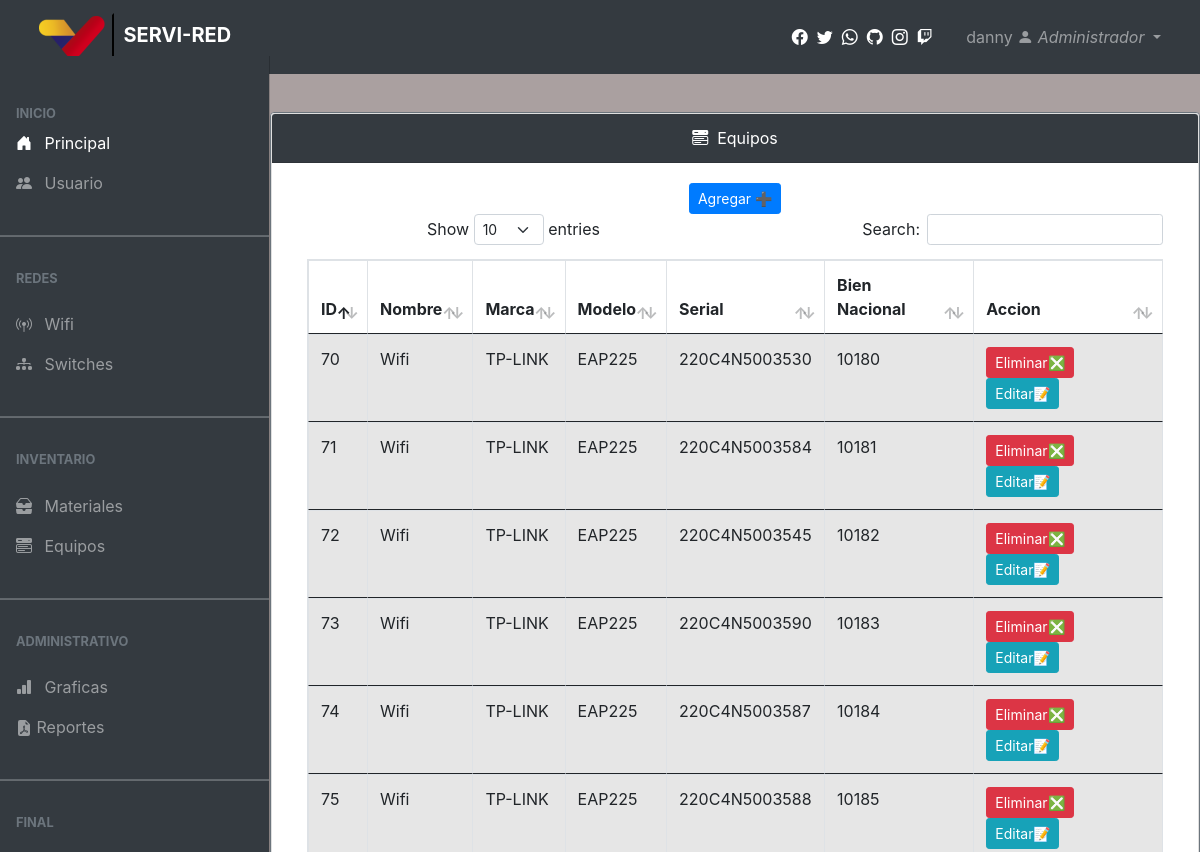
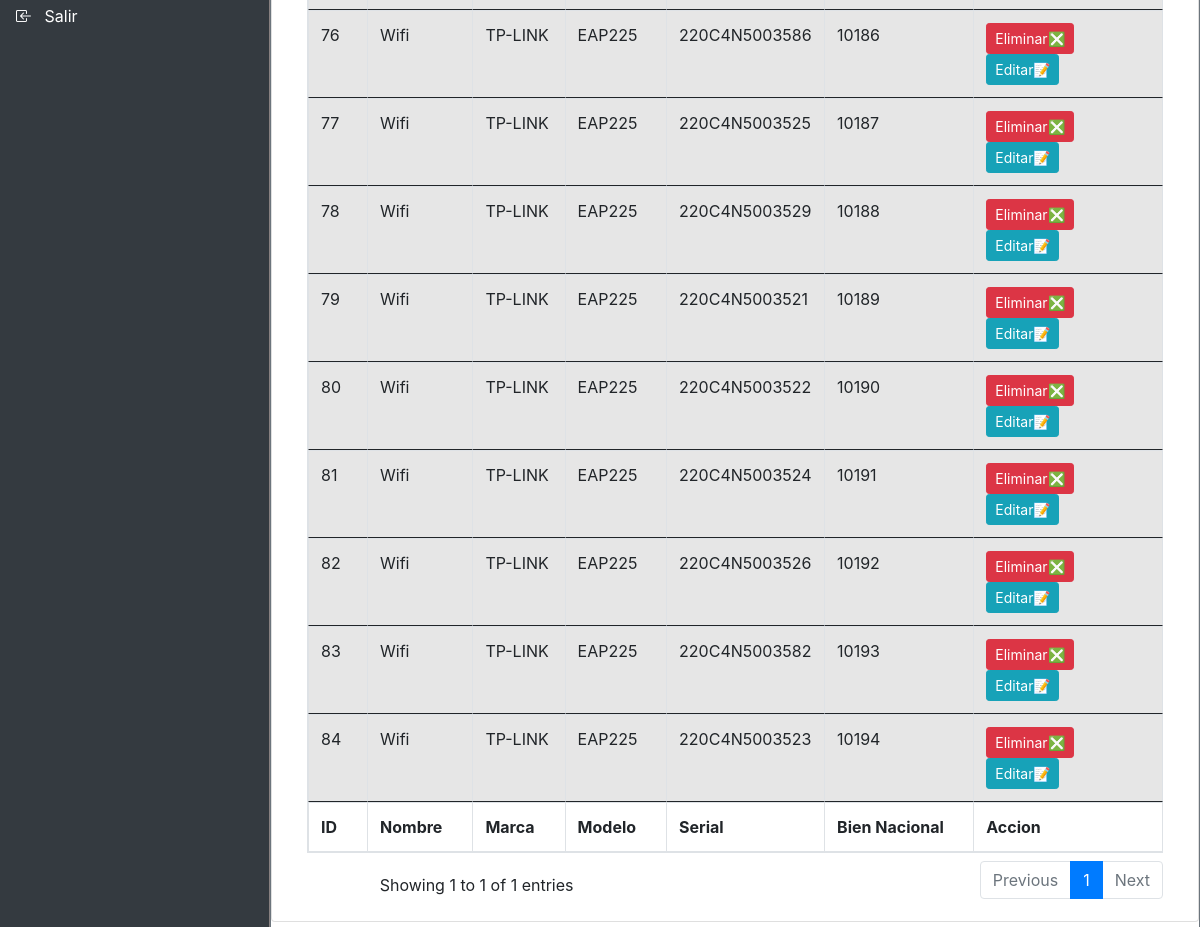
The app's page /principal-equipos.php (signed in) with its own data (2 pictures, top to bottom).
### tables this page shows
CREATE TABLE `equipo` (
  `id` bigint UNSIGNED NOT NULL,
  `marca` varchar(100) NOT NULL,
  `modelo` varchar(100) NOT NULL,
  `ser` varchar(100) NOT NULL,
  `bien` varchar(100) NOT NULL,
  `nombre` varchar(100) NOT NULL
);

### datatablas/cuerpo-equipo.php (the view, shortened to what this page needs)
<!doctype html>
<html lang="en">
  <head>
  <?php
    include "conexion-dos.php";
?>
    <link rel="stylesheet" href="https://stackpath.bootstrapcdn.com/bootstrap/4.4.1/css/bootstrap.min.css">
    <link rel="stylesheet" type="text/css" href="https://cdn.datatables.net/v/bs4/dt-1.10.20/datatables.min.css"/>
  </head>
  <body>
  <button type="button" class="btn btn-primary btn-sm text-white" data-toggle="modal" data-target="#modalcrear">Agregar
  &#x2795;
</button>
    <div class="container">
       <div class="row">
           <div class="col-lg-12">
               <div>
           <div>
            <table id="example" class="table table-striped table-bordered" style="width:100%">
                <thead>
                    <tr>
                        <th>ID</th>
                        <th>Nombre</th>
                        <th>Marca</th>
                        <th>Modelo</th>
                        <th>Serial</th>
                        <th>Bien Nacional</th>
                        <th>Accion</th>
                    </tr>
                </thead>
                <?php
         $sql="SELECT * from equipo";
         $result=mysqli_query($conexion,$sql);
         while($mostrar=mysqli_fetch_array($result)){
                    ?>
                <tbody>
                    <tr>
            <td><?php echo $mostrar['id'] ?></td>
			<td><?php echo $mostrar['nombre'] ?></td>
			<td><?php echo $mostrar['marca'] ?></td>
			<td><?php echo $mostrar['modelo'] ?></td>
			<td><?php echo $mostrar['ser'] ?></td>
			<td><?php echo $mostrar['bien'] ?></td>
                        <td>
<button type= 'button' class= 'btn btn-danger btn-sm' onclick="CanContinue ()" title="Eliminar">Eliminar&#x274e;</button>
                        <a href="principal-editar-equipo.php?id=<?php echo $mostrar['id'];?> " >
                         <button type= 'button' class= 'btn btn-info btn-sm'  title="Editar" data-target="#danny"> Editar&#x1f4dd; </button>
                    </td>
                    </tr>
                </tbody>
                <?php
}
?>
                <tfoot>
                    <tr>
                        <th>ID</th>
                        <th>Nombre</th>
                        <th>Marca</th>
                        <th>Modelo</th>
                        <th>Serial</th>
                        <th>Bien Nacional</th>
                        <th>Accion</th>
                    </tr>
                </tfoot>
            </table>
           </div>
       </div>
    </div>
  </body>

### principal-equipos.php (shortened to what this page needs)
<!DOCTYPE html>
<html lang="es">
  <head>
    <link rel="stylesheet" href="librerias/css/bootstrap.min.css" />
    <link rel="stylesheet"href="https://cdn.jsdelivr.net/npm/bootstrap-icons@1.4.1/font/bootstrap-icons.css"/>
    <link rel="stylesheet" href="librerias/css/dataTables.bootstrap5.min.css" />
    <link rel="stylesheet" href="librerias/css/style.css" />
    <link rel="stylesheet" href="librerias/css/footer.css">
  </head>
  <body style="background-color:#aaa0a0;">
    <link rel="stylesheet" href="librerias/css/fondo.css">
    <?php include 'menu-horizontal.php'?>
    <?php
$variable=$_SESSION['usuario'];
?>
<?php
include('sql/conexion-dos.php');
		$sql="SELECT perfil from usuarios where '$variable'=usuario;";
		$result=mysqli_query($conexion,$sql);
		while($mostrar=mysqli_fetch_array($result)){
		 ?>
			<?php
            $tu=$mostrar['perfil'];
            if ($tu == 'Administrador') {
              require("menu/menu-administrador.php");
          } else
          if ($tu == 'Basico') {
              require("menu/menu-basico.php");
          }
            ?>
	<?php
	}
	 ?>
    <?php include 'cuerpo-equipos.php'?>
  </body>
</html>

### menu-horizontal.php (shortened to what this page needs)
<nav class="navbar navbar-expand-lg navbar-dark bg-dark fixed-top">
      <div class="container-fluid">
        <button
          class="navbar-toggler"
          type="button"
          data-bs-toggle="offcanvas"
          data-bs-target="#sidebar"
          aria-controls="offcanvasExample"
        >
        <a
          class="navbar-brand me-auto ms-lg-0 ms-3 text-uppercase fw-bold"
          href="#"
          >
          <button class= "btn-dark">
          <img class="card-img-top " src="img/1.ico" alt="Card image"> </button> &nbsp;Servi-Red
<?php
$variable=$_SESSION['usuario'];
?>
<?php
include('sql/conexion-dos.php');
		$sql="SELECT perfil from usuarios where '$variable'=usuario;";
		$result=mysqli_query($conexion,$sql);
		while($mostrar=mysqli_fetch_array($result)){
		 ?>
			<?php
            $tu=$mostrar['perfil'];
            ?>
	<?php
	}
	 ?>
          </a >
        <div class="collapse navbar-collapse" id="topNavBar">
          <form class="d-flex ms-auto my-3 my-lg-0">
              <button class="btn btn-dark" type="submit">
              <i class="bi bi-facebook" href="https://www.facebook.com/"></i>&nbsp;
              <i class="bi bi-twitter"></i>&nbsp;
              <i class="bi bi-whatsapp"></i>&nbsp;
              <i class="bi bi-github"></i>&nbsp;
              <i class="bi bi-instagram"></i>&nbsp;
              <i class="bi bi-twitch"></i>&nbsp;
              </button>
            </div>
          <ul class="navbar-nav">
            <li class="nav-item dropdown">
              <a
                class="nav-link dropdown-toggle ms-2"
                href="#"
                role="button"
                data-bs-toggle="dropdown"
                aria-expanded="false"
              >
                <?php echo  "    " . $_SESSION['usuario']; ?></i>
                <i class="bi bi-person-fill"><?php echo  "    " . $tu; ?></i>
              </a>
            </li>
          </ul>
        </div>
    </nav>

### menu/menu-administrador.php (shortened to what this page needs)
<div
      class="offcanvas offcanvas-start sidebar-nav bg-dark"
      tabindex="-1"
      id="sidebar"
    >
      <div class="offcanvas-body p-0">
        <nav class="navbar-dark">
          <ul class="navbar-nav">
            <li> <br> <br>
              <div class="text-muted small fw-bold text-uppercase px-3">
                Inicio
              </div>
            <li>
              <a href="principal.php" class="nav-link px-3 active">
                <span class="me-2"><i class="bi bi-house-door-fill"></i></span>
                <span>Principal</span>
              </a>
            </li>
            <li>
              <a href="principal-usuario.php" class="nav-link px-3">
                <span class="me-2"><i class="bi bi-people-fill"></i></span>
                <span>Usuario</span>
              </a>
            </li>
            <li class="my-4"><hr class="dropdown-divider bg-light" /></li>
            <li>
              <div class="text-muted small fw-bold text-uppercase px-3 mb-3">
                Redes
              </div>
            </li>
            <li>
              <a href="principal-wifi.php" class="nav-link px-3">
                <span class="me-2"><i class="bi bi-broadcast-pin"></i></span>
                <span>Wifi</span>
              </a>
            </li>
            <li>
              <a href="principal-switches.php" class="nav-link px-3">
                <span class="me-2"><i class="bi bi-diagram-3-fill"></i></span>
                <span>Switches</span>
              </a>
            </li>
            <li class="my-4"><hr class="dropdown-divider bg-light" /></li>
            <li>
              <div class="text-muted small fw-bold text-uppercase px-3 mb-3">
                Inventario
              </div>
            </li>
            <li>
              <a href="principal-materiales.php" class="nav-link px-3">
                <span class="me-2"><i class="bi bi-inboxes-fill"></i></span>
                <span>Materiales</span>
              </a>
            </li>
            <li>
              <a href="principal-equipos.php" class="nav-link px-3">
                <span class="me-2"><i class="bi bi-menu-button-wide-fill"></i></span>
                <span>Equipos</span>
              </a>
            </li>
            <li class="my-4"><hr class="dropdown-divider bg-light" /></li>
            <li>
              <div class="text-muted small fw-bold text-uppercase px-3 mb-3">
                Administrativo
              </div>
            </li>
            <li>
              <a href="principal-graficas.php" class="nav-link px-3">
                <span class="me-2"><i class="bi bi-bar-chart-fill"></i></span>
                <span>Graficas</span>
              </a>
            </li>
            <li>
              <a href="principal-reporte.php" class="nav-link px-3">
              <span> </span> <span>Reportes</span>
              </a>
            </li>
            <li class="my-4"><hr class="dropdown-divider bg-light" /></li>
            <li>
              <div class="text-muted small fw-bold text-uppercase px-3 mb-3">
                FINAL
              </div>
            </li>
            <li>
              <a href="index.php" class="nav-link px-3 active">
                <span class="me-2"><i class="bi bi-box-arrow-in-left"></i></span>
                <span>Salir</span>
              </a>
            </li>
          </ul>
        </nav>
      </div>
    </div>

### cuerpo-equipos.php (shortened to what this page needs)
<main class="mt-5 pt-3">
<center><br><br>
<div class="card border-secondary mb-3" style="max-width: 80rem;">
<div class="row">
          <div class="col-md-12 mb-3">
            <div class="card">
              <div class="card-header bg-dark text-white">
                <span>     <i class="bi bi-menu-button-wide-fill"></i></span> &nbsp;Equipos
              </div>
              <div class="card-body">
                <div class="table-responsive">
                <?php include 'datatablas/equipo.php'?><br><br>
                </div>
              </div>
            </div>
          </div>
        </div>
      </div>
      </main>

### datatablas/equipo.php (shortened to what this page needs)
<?php
include('sql/conexion-dos.php');
		$sql="SELECT perfil from usuarios where '$variable'=usuario;";
		$result=mysqli_query($conexion,$sql);
		while($mostrar=mysqli_fetch_array($result)){
		 ?>
			<?php
            $tu=$mostrar['perfil'];
            if ($tu == 'Administrador') {
              require("cuerpo-equipo.php");
          } else
          if ($tu == 'Basico') {
              require("cuerpo-equipo2.php");
          }
            ?>
	<?php
	}
	 ?>
</html>

### librerias/css/fondo.css (style rules this page uses)
body { background-color: rgb(165, 165, 165); height: 100%; width: 100%; }
.card { background-color: rgb(213, 219, 219); }

### records on screen
equipo: id "70", nombre "Wifi", marca "TP-LINK", modelo "EAP225", ser "220C4N5003530", bien "10180"
equipo: id "71", nombre "Wifi", marca "TP-LINK", modelo "EAP225", ser "220C4N5003584", bien "10181"
equipo: id "72", nombre "Wifi", marca "TP-LINK", modelo "EAP225", ser "220C4N5003545", bien "10182"
equipo: id "73", nombre "Wifi", marca "TP-LINK", modelo "EAP225", ser "220C4N5003590", bien "10183"
equipo: id "74", nombre "Wifi", marca "TP-LINK", modelo "EAP225", ser "220C4N5003587", bien "10184"
equipo: id "75", nombre "Wifi", marca "TP-LINK", modelo "EAP225", ser "220C4N5003588", bien "10185"
equipo: id "76", nombre "Wifi", marca "TP-LINK", modelo "EAP225", ser "220C4N5003586", bien "10186"
equipo: id "77", nombre "Wifi", marca "TP-LINK", modelo "EAP225", ser "220C4N5003525", bien "10187"
equipo: id "78", nombre "Wifi", marca "TP-LINK", modelo "EAP225", ser "220C4N5003529", bien "10188"
equipo: id "79", nombre "Wifi", marca "TP-LINK", modelo "EAP225", ser "220C4N5003521", bien "10189"
equipo: id "80", nombre "Wifi", marca "TP-LINK", modelo "EAP225", ser "220C4N5003522", bien "10190"
equipo: id "81", nombre "Wifi", marca "TP-LINK", modelo "EAP225", ser "220C4N5003524", bien "10191"
equipo: id "82", nombre "Wifi", marca "TP-LINK", modelo "EAP225", ser "220C4N5003526", bien "10192"
equipo: id "83", nombre "Wifi", marca "TP-LINK", modelo "EAP225", ser "220C4N5003582", bien "10193"
equipo: id "84", nombre "Wifi", marca "TP-LINK", modelo "EAP225", ser "220C4N5003523", bien "10194"

### other values on screen
$_SESSION['usuario'] "danny"
$tu "Administrador"
